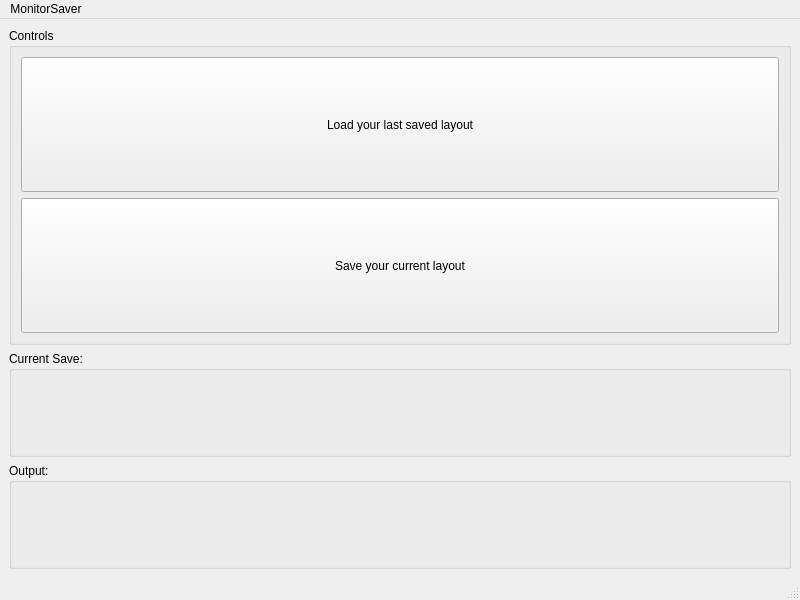
<?xml version="1.0" encoding="UTF-8"?>
<ui version="4.0">
 <class>MainWindow</class>
 <widget class="QMainWindow" name="MainWindow">
  <property name="geometry">
   <rect>
    <x>0</x>
    <y>0</y>
    <width>800</width>
    <height>600</height>
   </rect>
  </property>
  <property name="windowTitle">
   <string>MainWindow</string>
  </property>
  <widget class="QWidget" name="centralwidget">
   <layout class="QVBoxLayout" name="verticalLayout" stretch="3,1,1">
    <item>
     <widget class="QGroupBox" name="groupBox">
      <property name="title">
       <string>Controls</string>
      </property>
      <layout class="QVBoxLayout" name="verticalLayout_4">
       <item>
        <widget class="QPushButton" name="load">
         <property name="sizePolicy">
          <sizepolicy hsizetype="Expanding" vsizetype="Expanding">
           <horstretch>0</horstretch>
           <verstretch>0</verstretch>
          </sizepolicy>
         </property>
         <property name="text">
          <string>Load your last saved layout</string>
         </property>
        </widget>
       </item>
       <item>
        <widget class="QPushButton" name="save">
         <property name="sizePolicy">
          <sizepolicy hsizetype="Expanding" vsizetype="Expanding">
           <horstretch>0</horstretch>
           <verstretch>0</verstretch>
          </sizepolicy>
         </property>
         <property name="text">
          <string>Save your current layout</string>
         </property>
        </widget>
       </item>
      </layout>
     </widget>
    </item>
    <item>
     <widget class="QGroupBox" name="groupBox_3">
      <property name="title">
       <string>Current Save:</string>
      </property>
      <layout class="QVBoxLayout" name="verticalLayout_3">
       <item>
        <widget class="QLabel" name="saveLabel">
         <property name="text">
          <string/>
         </property>
        </widget>
       </item>
      </layout>
     </widget>
    </item>
    <item>
     <widget class="QGroupBox" name="groupBox_2">
      <property name="title">
       <string>Output:</string>
      </property>
      <layout class="QVBoxLayout" name="verticalLayout_2">
       <item>
        <widget class="QLabel" name="label">
         <property name="text">
          <string/>
         </property>
        </widget>
       </item>
      </layout>
     </widget>
    </item>
   </layout>
  </widget>
  <widget class="QMenuBar" name="menubar">
   <property name="geometry">
    <rect>
     <x>0</x>
     <y>0</y>
     <width>800</width>
     <height>21</height>
    </rect>
   </property>
   <widget class="QMenu" name="menuMonitorSaver">
    <property name="title">
     <string>MonitorSaver</string>
    </property>
   </widget>
   <addaction name="menuMonitorSaver"/>
  </widget>
  <widget class="QStatusBar" name="statusbar"/>
 </widget>
 <resources/>
 <connections/>
</ui>
